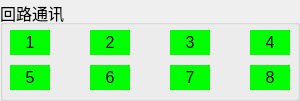
  <widget class="QGroupBox" name="groupBox_loopcommunication">
   <property name="geometry">
    <rect>
     <x>150</x>
     <y>320</y>
     <width>300</width>
     <height>101</height>
    </rect>
   </property>
   <property name="font">
    <font>
     <pointsize>12</pointsize>
    </font>
   </property>
   <property name="title">
    <string>回路通讯</string>
   </property>
   <widget class="QLabel" name="m_loopc7">
    <property name="geometry">
     <rect>
      <x>170</x>
      <y>65</y>
      <width>40</width>
      <height>25</height>
     </rect>
    </property>
    <property name="font">
     <font>
      <pointsize>12</pointsize>
     </font>
    </property>
    <property name="layoutDirection">
     <enum>Qt::LeftToRight</enum>
    </property>
    <property name="styleSheet">
     <string notr="true">background-color: rgb(0,255,0);</string>
    </property>
    <property name="text">
     <string>7</string>
    </property>
    <property name="alignment">
     <set>Qt::AlignCenter</set>
    </property>
   </widget>
   <widget class="QLabel" name="m_loopc4">
    <property name="geometry">
     <rect>
      <x>250</x>
      <y>30</y>
      <width>40</width>
      <height>25</height>
     </rect>
    </property>
    <property name="font">
     <font>
      <pointsize>12</pointsize>
     </font>
    </property>
    <property name="layoutDirection">
     <enum>Qt::LeftToRight</enum>
    </property>
    <property name="styleSheet">
     <string notr="true">background-color: rgb(0,255,0);</string>
    </property>
    <property name="text">
     <string>4</string>
    </property>
    <property name="alignment">
     <set>Qt::AlignCenter</set>
    </property>
   </widget>
   <widget class="QLabel" name="m_loopc3">
    <property name="geometry">
     <rect>
      <x>170</x>
      <y>30</y>
      <width>40</width>
      <height>25</height>
     </rect>
    </property>
    <property name="font">
     <font>
      <pointsize>12</pointsize>
     </font>
    </property>
    <property name="layoutDirection">
     <enum>Qt::LeftToRight</enum>
    </property>
    <property name="styleSheet">
     <string notr="true">background-color: rgb(0,255,0);</string>
    </property>
    <property name="text">
     <string>3</string>
    </property>
    <property name="alignment">
     <set>Qt::AlignCenter</set>
    </property>
   </widget>
   <widget class="QLabel" name="m_loopc5">
    <property name="geometry">
     <rect>
      <x>10</x>
      <y>65</y>
      <width>40</width>
      <height>25</height>
     </rect>
    </property>
    <property name="font">
     <font>
      <pointsize>12</pointsize>
     </font>
    </property>
    <property name="layoutDirection">
     <enum>Qt::LeftToRight</enum>
    </property>
    <property name="styleSheet">
     <string notr="true">background-color: rgb(0,255,0);</string>
    </property>
    <property name="text">
     <string>5</string>
    </property>
    <property name="alignment">
     <set>Qt::AlignCenter</set>
    </property>
   </widget>
   <widget class="QLabel" name="m_loopc8">
    <property name="geometry">
     <rect>
      <x>250</x>
      <y>65</y>
      <width>40</width>
      <height>25</height>
     </rect>
    </property>
    <property name="font">
     <font>
      <pointsize>12</pointsize>
     </font>
    </property>
    <property name="layoutDirection">
     <enum>Qt::LeftToRight</enum>
    </property>
    <property name="styleSheet">
     <string notr="true">background-color: rgb(0,255,0);</string>
    </property>
    <property name="text">
     <string>8</string>
    </property>
    <property name="alignment">
     <set>Qt::AlignCenter</set>
    </property>
   </widget>
   <widget class="QLabel" name="m_loopc6">
    <property name="geometry">
     <rect>
      <x>90</x>
      <y>65</y>
      <width>40</width>
      <height>25</height>
     </rect>
    </property>
    <property name="font">
     <font>
      <pointsize>12</pointsize>
     </font>
    </property>
    <property name="layoutDirection">
     <enum>Qt::LeftToRight</enum>
    </property>
    <property name="styleSheet">
     <string notr="true">background-color: rgb(0,255,0);</string>
    </property>
    <property name="text">
     <string>6</string>
    </property>
    <property name="alignment">
     <set>Qt::AlignCenter</set>
    </property>
   </widget>
   <widget class="QLabel" name="m_loopc2">
    <property name="geometry">
     <rect>
      <x>90</x>
      <y>30</y>
      <width>40</width>
      <height>25</height>
     </rect>
    </property>
    <property name="font">
     <font>
      <pointsize>12</pointsize>
     </font>
    </property>
    <property name="layoutDirection">
     <enum>Qt::LeftToRight</enum>
    </property>
    <property name="styleSheet">
     <string notr="true">background-color: rgb(0,255,0);</string>
    </property>
    <property name="text">
     <string>2</string>
    </property>
    <property name="alignment">
     <set>Qt::AlignCenter</set>
    </property>
   </widget>
   <widget class="QLabel" name="m_loopc1">
    <property name="geometry">
     <rect>
      <x>10</x>
      <y>30</y>
      <width>40</width>
      <height>25</height>
     </rect>
    </property>
    <property name="font">
     <font>
      <pointsize>12</pointsize>
     </font>
    </property>
    <property name="layoutDirection">
     <enum>Qt::LeftToRight</enum>
    </property>
    <property name="styleSheet">
     <string notr="true">background-color: rgb(0,255,0);</string>
    </property>
    <property name="text">
     <string>1</string>
    </property>
    <property name="alignment">
     <set>Qt::AlignCenter</set>
    </property>
   </widget>
  </widget>
